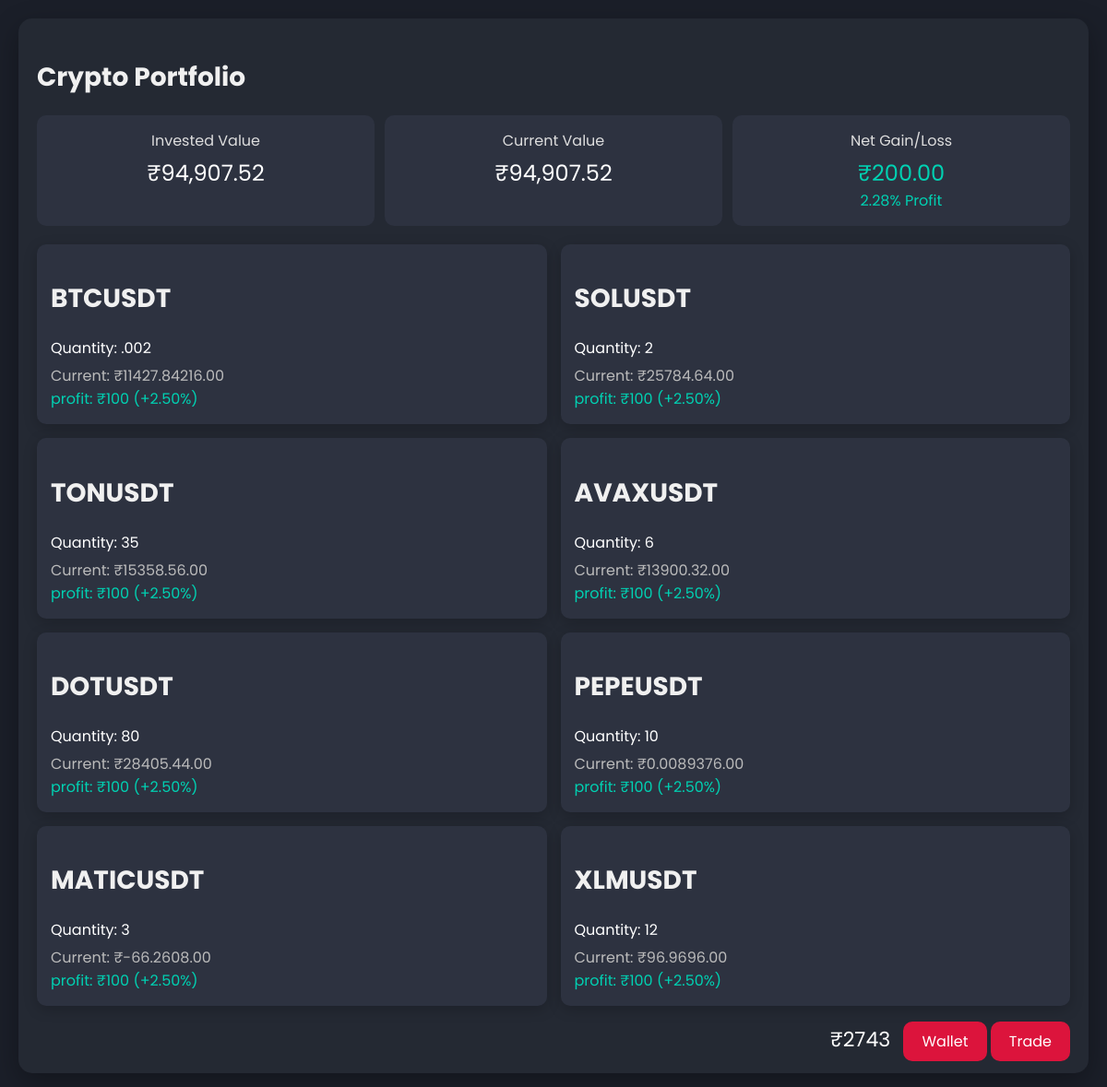
The page /superfin/portfolio/index.php (signed in) on the database its author committed.
### tables this page shows
CREATE TABLE `trade_tbl` (
  `trade_id` int(11) NOT NULL,
  `user_id` int(11) NOT NULL,
  `order_name` varchar(255) NOT NULL,
  `order_price` varchar(255) NOT NULL,
  `order_quantity` varchar(255) NOT NULL,
  `order_type` varchar(255) NOT NULL
);

CREATE TABLE `wallet_tbl` (
  `wallet_id` int(11) NOT NULL,
  `user_id` int(11) NOT NULL,
  `funds` int(11) NOT NULL
);

### superfin/portfolio/index.php (the view, shortened to what this page needs)
<?php
require("../conn/conn.php");
$user_id = $_SESSION['user_id'];
$query11 = "SELECT * FROM `trade_tbl` WHERE user_id = '$user_id' AND order_type = 'BUY' AND order_quantity > 0";
$a11 = mysqli_query($con, $query11);
$b11 = mysqli_num_rows($a11);
$sql = "SELECT funds FROM wallet_tbl WHERE user_id = '$user_id'";
$a = mysqli_query($con, $sql);
$row = mysqli_fetch_assoc($a);
?>
<!DOCTYPE html>
<html lang="en">
<head>
    <link rel="stylesheet" href="https://cdnjs.cloudflare.com/ajax/libs/font-awesome/6.0.0-beta3/css/all.min.css">
    <link rel="stylesheet" href="style.css">
</head>
<body>
    <div class="portfolio-container">
        <div class="portfolio-header">
            <h2>Crypto Portfolio</h2>
        </div>
        <div class="portfolio-stats">
            <?php
                $total_sql = "SELECT SUM(CASE WHEN order_type = 'BUY' THEN order_price ELSE 0 END) AS total_buy FROM trade_tbl WHERE user_id = '$user_id'";
                $a12 = mysqli_query($con, $total_sql);
                $b12 = mysqli_num_rows($a12);
                $row12 = mysqli_fetch_assoc($a12);
                $total_order_price = $row12['total_buy'];
                $formatted_price = number_format($total_order_price, 2, '.', ',');
                if ($b12) {
                    echo '<div class="stat-item">
                        <span class="stat-label">Invested Value</span>
                        <span class="stat-value invested">₹'.$formatted_price.'</span>
                    </div>';
                    echo '<div class="stat-item">
                    <span class="stat-label">Current Value</span>
                    <span class="stat-value current">₹'.$formatted_price.'</span>
                    </div>';
                    echo '<div class="stat-item">
                        <span class="stat-label">Net Gain/Loss</span>
                        <span class="stat-value profit">₹200.00</span>
                        <span class="stat-percent profit">2.28% Profit</span>
                    </div>';
                }else {
                    echo '<h1>No Data Found</h1>';
                }
                ?>
        </div>
        <div class="crypto-list">
            <?php
                if($b11){
                    while ($row11 = mysqli_fetch_assoc($a11)) {
                        echo '<div class="crypto-item" id="numeraire">
                        <h2>'. $row11['order_name'] .'</h2>
                        <div class="crypto-stats">
                            <div class="quantity">Quantity: '. $row11['order_quantity'] .'</div>
                            <div class="current">Current: ₹'. $row11['order_price'] .'.00</div>
                            <div class="total-profit profit">profit: ₹100 (+2.50%)</div>
                        </div>
                    </div>';
                    }
                }else{
                    echo '<h1>No Data Found</h1>';
                }
            ?>
        </div>
        <div class="wallet">
            <span class="wallet-balance">₹<?php echo $row['funds'] ?></span>
            <a href="../wallet/wallet.php" style="text-decoration:none;" class="wallet-btn">Wallet</a>
            <a href="../trade/trade.php" style="text-decoration:none;" class="wallet-btn">Trade</a>
        </div>
    </div>
</body>
</html>

### superfin/portfolio/style.css (style rules this page uses)
body { font-family: 'Poppins', sans-serif; background-color: #1b1f29; color: #ffffff; margin: 0; padding: 20px; }
.portfolio-container { max-width: 1200px; margin: 0 auto; padding: 20px; background-color: #242933; border-radius: 15px; box-shadow: 0 10px 30px rgba(0, 0, 0, 0.3); position: relative; transition: opacity 600ms ease, transform 600ms ease; }
h2 { color: #f0f0f0; font-size: 28px; margin-bottom: 20px; }
.portfolio-stats { display: flex; justify-content: space-between; margin-bottom: 20px; }
.stat-item { background-color: #2d3240; padding: 15px; border-radius: 10px; width: 30%; text-align: center; color: #ddd; }
.stat-value { display: block; font-size: 24px; color: #ffffff; margin-top: 5px; }
.profit { color: #00d1b2; }
.orders-btn, .wallet-btn { background-color: crimson; color: #fff; border: none; padding: 10px 20px; border-radius: 10px; cursor: pointer; transition: background-color 0.3s ease; }
.crypto-list { display: flex; flex-wrap: wrap; gap: 15px; }
.crypto-item { background-color: #2d3240; padding: 15px; border-radius: 10px; flex: 1 1 calc(33.33% - 30px); display: flex; flex-direction: column; justify-content: space-between; box-shadow: 0 4px 15px rgba(0, 0, 0, 0.2); transition: transform 0.3s ease, box-shadow 0.3s ease; }
.crypto-stats { font-size: 16px; color: #bbbbbb; }
.wallet { margin-top: 20px; text-align: right; }
.wallet-balance { font-size: 22px; margin-right: 10px; }
.quantity { font-size: 16px; color: #fff; margin-bottom: 5px; }

### rows shown on the page
trade_tbl: order_name "BTCUSDT", order_quantity ".002", order_price "11427.84216"
trade_tbl: order_name "SOLUSDT", order_quantity "2", order_price "25784.64"
trade_tbl: order_name "TONUSDT", order_quantity "35", order_price "15358.56"
trade_tbl: order_name "AVAXUSDT", order_quantity "6", order_price "13900.32"
trade_tbl: order_name "DOTUSDT", order_quantity "80", order_price "28405.44"
trade_tbl: order_name "PEPEUSDT", order_quantity "10", order_price "0.0089376"
trade_tbl: order_name "MATICUSDT", order_quantity "3", order_price "-66.2608"
trade_tbl: order_name "XLMUSDT", order_quantity "12", order_price "96.9696"
wallet_tbl: funds "2743"

### other values the page prints
$formatted_price "94,907.52"
